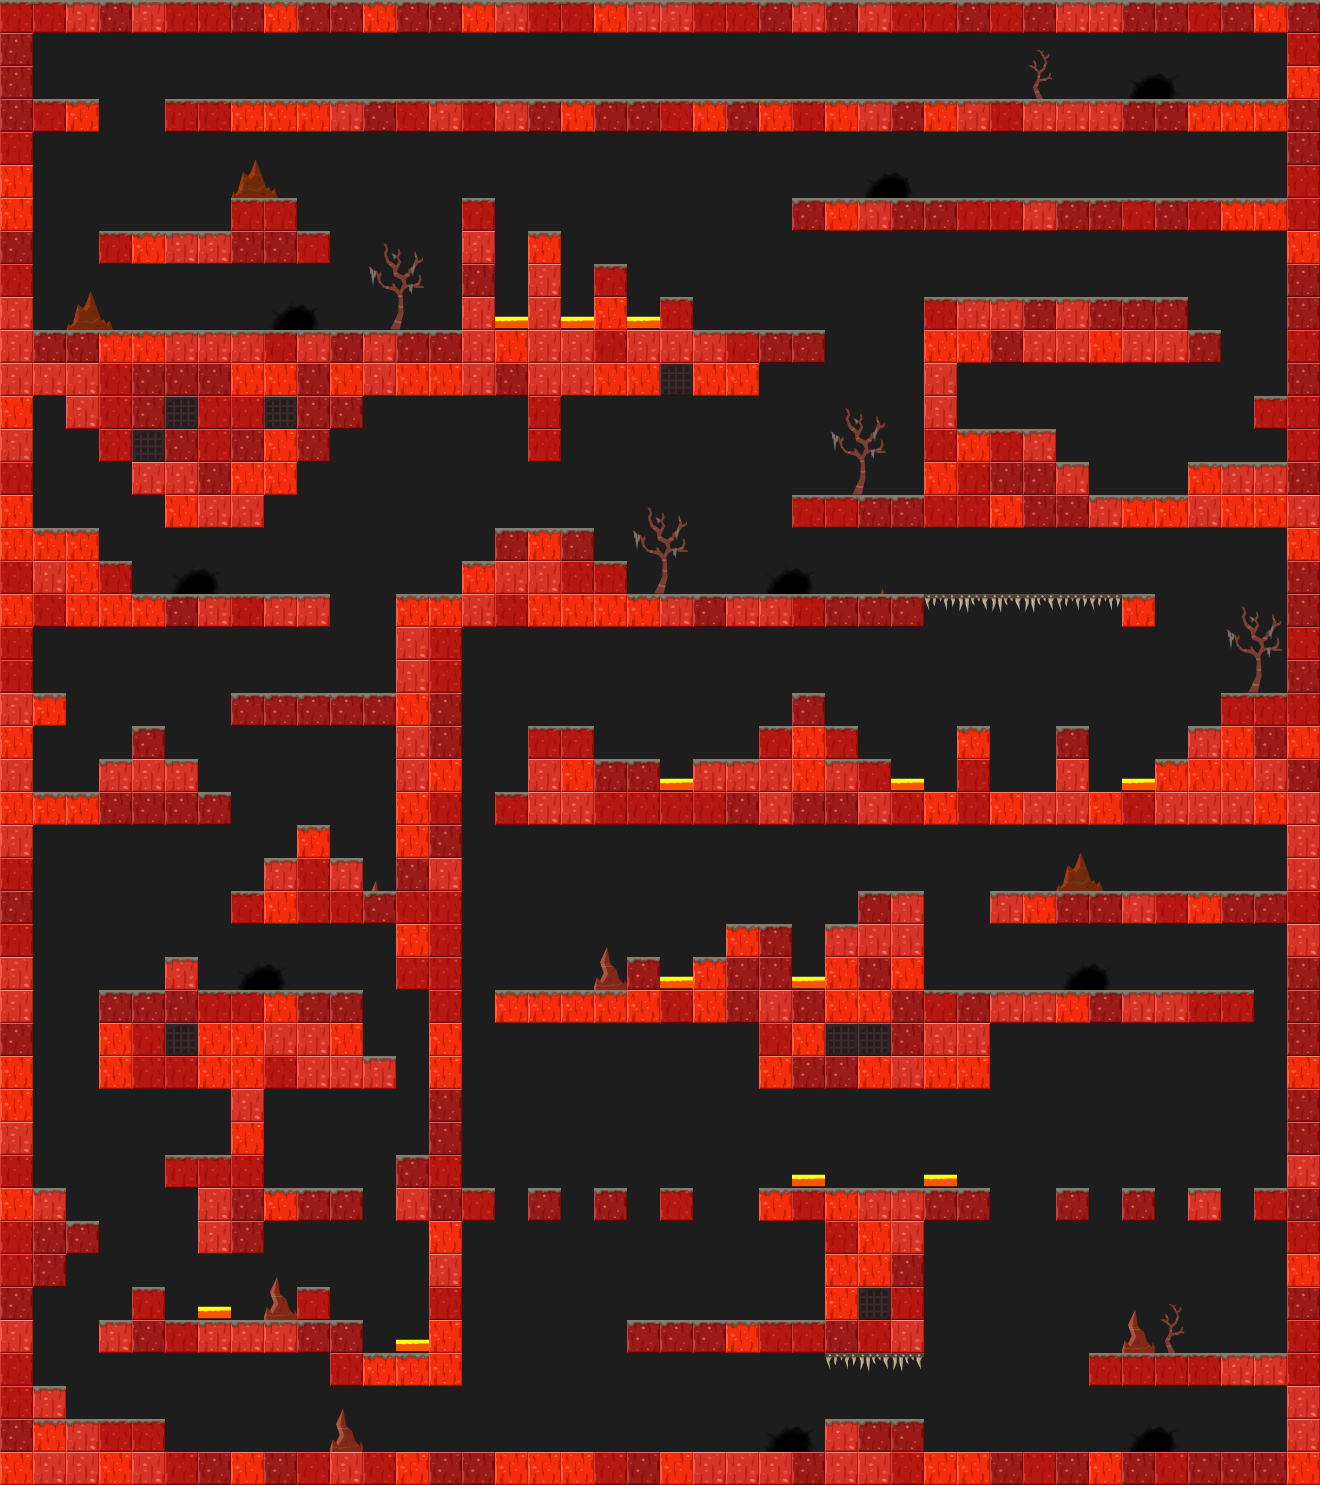

The image is a tile-based game level rendered from a .tmx file. Its description and source (layers, tilesets, objects; grid data summarised) follow:
An orthogonal 40x45 tile map with 33x33 px tiles, 4 tile layers (bg, deco background, layout, deco foreground) and 160 objects (96x citrus.objects.platformer.box2d.Platform, 29x citrus.objects.CitrusSprite, 13x space_digger.Seam, 9x space_digger.enemies.SpawnSpot, 7x citrus.objects.platformer.box2d.Sensor, ...).

<map version="1.0" orientation="orthogonal" width="40" height="45" tilewidth="33" tileheight="33" backgroundcolor="#1d1d1d">
 <tileset firstgid="1" name="tileset_fire" tilewidth="33" tileheight="33">
  <image source="../tilesets/tileset_fire.png" width="297" height="132" />
  <tile id="12">
   <properties>
    <property name="" value="" />
   </properties>
  </tile>
 </tileset>
 <layer name="bg" width="40" height="45">
  <properties>
   <property name="group" value="0" />
  </properties>
  <data>[1800 cells, 0 non-empty, 0 distinct tile ids]</data>
 </layer>
 <layer name="deco background" width="40" height="45">
  <data>[1800 cells, 18 non-empty, 2 distinct tile ids]</data>
 </layer>
 <objectgroup color="#ffff00" name="animated decoration bg" width="40" height="45">
  <properties>
   <property name="group" value="0" />
  </properties>
  <object type="citrus.objects.CitrusSprite" x="363" y="132">
   <properties>
    <property name="view" value="Liana1_fire" />
   </properties>
   <ellipse />
  </object>
  <object type="citrus.objects.CitrusSprite" x="330" y="396">
   <properties>
    <property name="view" value="Liana1_fire" />
   </properties>
   <ellipse />
  </object>
  <object type="citrus.objects.CitrusSprite" x="519" y="622">
   <properties>
    <property name="view" value="Liana1_fire" />
   </properties>
   <ellipse />
  </object>
  <object type="citrus.objects.CitrusSprite" x="1010" y="229">
   <properties>
    <property name="view" value="Liana1_fire" />
   </properties>
   <ellipse />
  </object>
  <object type="citrus.objects.CitrusSprite" x="48" y="815">
   <properties>
    <property name="view" value="Liana1_fire" />
   </properties>
   <ellipse />
  </object>
  <object type="citrus.objects.CitrusSprite" x="545" y="132">
   <properties>
    <property name="view" value="Liana2_fire" />
   </properties>
   <ellipse />
  </object>
  <object type="citrus.objects.CitrusSprite" x="322" y="378">
   <properties>
    <property name="view" value="Liana2_fire" />
   </properties>
   <ellipse />
  </object>
  <object type="citrus.objects.CitrusSprite" x="743" y="803">
   <properties>
    <property name="view" value="Liana2_fire" />
   </properties>
   <ellipse />
  </object>
  <object type="citrus.objects.CitrusSprite" x="610" y="1189">
   <properties>
    <property name="view" value="Flor1_fire" />
   </properties>
   <ellipse />
  </object>
  <object type="citrus.objects.CitrusSprite" x="544" y="802">
   <properties>
    <property name="view" value="Liana3_fire" />
   </properties>
   <ellipse />
  </object>
  <object type="citrus.objects.CitrusSprite" x="84" y="617">
   <properties>
    <property name="view" value="Liana3_fire" />
   </properties>
   <ellipse />
  </object>
  <object type="citrus.objects.CitrusSprite" x="449" y="392">
   <properties>
    <property name="view" value="Liana3_fire" />
   </properties>
   <ellipse />
  </object>
  <object type="citrus.objects.CitrusSprite" x="612" y="130">
   <properties>
    <property name="view" value="Liana3_fire" />
   </properties>
   <ellipse />
  </object>
  <object type="citrus.objects.CitrusSprite" x="618" y="391">
   <properties>
    <property name="view" value="Liana2_fire" />
   </properties>
   <ellipse />
  </object>
  <object type="citrus.objects.CitrusSprite" x="774" y="331">
   <properties>
    <property name="view" value="Flor2_fire" />
   </properties>
   <ellipse />
  </object>
  <object type="citrus.objects.CitrusSprite" x="1133" y="592">
   <properties>
    <property name="view" value="Flor2_fire" />
   </properties>
   <ellipse />
  </object>
  <object type="citrus.objects.CitrusSprite" x="1199" y="460">
   <properties>
    <property name="view" value="Flor2_fire" />
   </properties>
   <ellipse />
  </object>
  <object type="citrus.objects.CitrusSprite" x="196" y="231">
   <properties>
    <property name="view" value="Flor2_fire" />
   </properties>
   <ellipse />
  </object>
  <object type="citrus.objects.CitrusSprite" x="526" y="992">
   <properties>
    <property name="view" value="Flor2_fire" />
   </properties>
   <ellipse />
  </object>
  <object type="citrus.objects.CitrusSprite" x="112" y="1420">
   <properties>
    <property name="view" value="Flor2_fire" />
   </properties>
   <ellipse />
  </object>
  <object type="citrus.objects.CitrusSprite" x="576" y="1452">
   <properties>
    <property name="view" value="Flor1_fire" />
   </properties>
   <ellipse />
  </object>
  <object type="citrus.objects.CitrusSprite" x="973" y="991">
   <properties>
    <property name="view" value="Flor1_fire" />
   </properties>
   <ellipse />
  </object>
  <object type="citrus.objects.CitrusSprite" x="870" y="893">
   <properties>
    <property name="view" value="Flor1_fire" />
   </properties>
   <ellipse />
  </object>
  <object type="citrus.objects.CitrusSprite" x="1201" y="726">
   <properties>
    <property name="view" value="Flor1_fire" />
   </properties>
   <ellipse />
  </object>
  <object type="citrus.objects.CitrusSprite" x="1139" y="494">
   <properties>
    <property name="view" value="Flor1_fire" />
   </properties>
   <ellipse />
  </object>
  <object type="citrus.objects.CitrusSprite" x="971" y="199">
   <properties>
    <property name="view" value="Flor1_fire" />
   </properties>
   <ellipse />
  </object>
  <object type="citrus.objects.CitrusSprite" x="480" y="200">
   <properties>
    <property name="view" value="Flor1_fire" />
   </properties>
   <ellipse />
  </object>
  <object type="citrus.objects.CitrusSprite" x="672" y="1336">
   <properties>
    <property name="view" value="Liana2_fire" />
   </properties>
   <ellipse />
  </object>
  <object name="sky" type="citrus.objects.CitrusSprite" x="644" y="-330" width="33" height="33">
   <properties>
    <property name="registration" value="center" />
    <property name="view" value="Sky_fire" />
   </properties>
   <ellipse />
  </object>
 </objectgroup>
 <layer name="layout" width="40" height="45">
  <properties>
   <property name="group" value="2" />
  </properties>
  <data>[1800 cells, 700 non-empty, 17 distinct tile ids]</data>
 </layer>
 <layer name="deco foreground" width="40" height="45">
  <properties>
   <property name="group" value="2" />
  </properties>
  <data>[1800 cells, 44 non-empty, 13 distinct tile ids]</data>
 </layer>
 <objectgroup name="platforms" width="40" height="45">
  <properties>
   <property name="group" value="2" />
  </properties>
  <object type="citrus.objects.platformer.box2d.Platform" x="0" y="0" width="33" height="1485" />
  <object type="citrus.objects.platformer.box2d.Platform" x="1287" y="0" width="33" height="1485" />
  <object type="citrus.objects.platformer.box2d.Platform" x="33" y="0" width="1254" height="33" />
  <object type="citrus.objects.platformer.box2d.Platform" x="33" y="99" width="66" height="33" />
  <object type="citrus.objects.platformer.box2d.Platform" x="165" y="99" width="1122" height="33" />
  <object type="citrus.objects.platformer.box2d.Platform" x="231" y="198" width="66" height="33" />
  </objectgroup>
 <objectgroup color="#ff5500" name="breakable blocks" width="40" height="45">
  <!-- 4 objects omitted --></objectgroup>
 <objectgroup color="#5500ff" name="player &amp; exit" width="40" height="45">
  <!-- 3 objects omitted --></objectgroup>
 <objectgroup color="#00aa00" name="seams" width="40" height="45">
  <properties>
   <property name="view" value="Seam_fire" />
  </properties>
  <!-- 13 objects omitted --></objectgroup>
 <objectgroup color="#ff0000" name="enemies" width="40" height="45">
  <properties>
   <property name="group" value="1" />
  </properties>
  <!-- 9 objects omitted --></objectgroup>
 <objectgroup color="#ff557f" name="enemy limits" width="40" height="45">
  <!-- 6 objects omitted --></objectgroup>
</map>
<!-- 125 of 160 objects omitted -->
